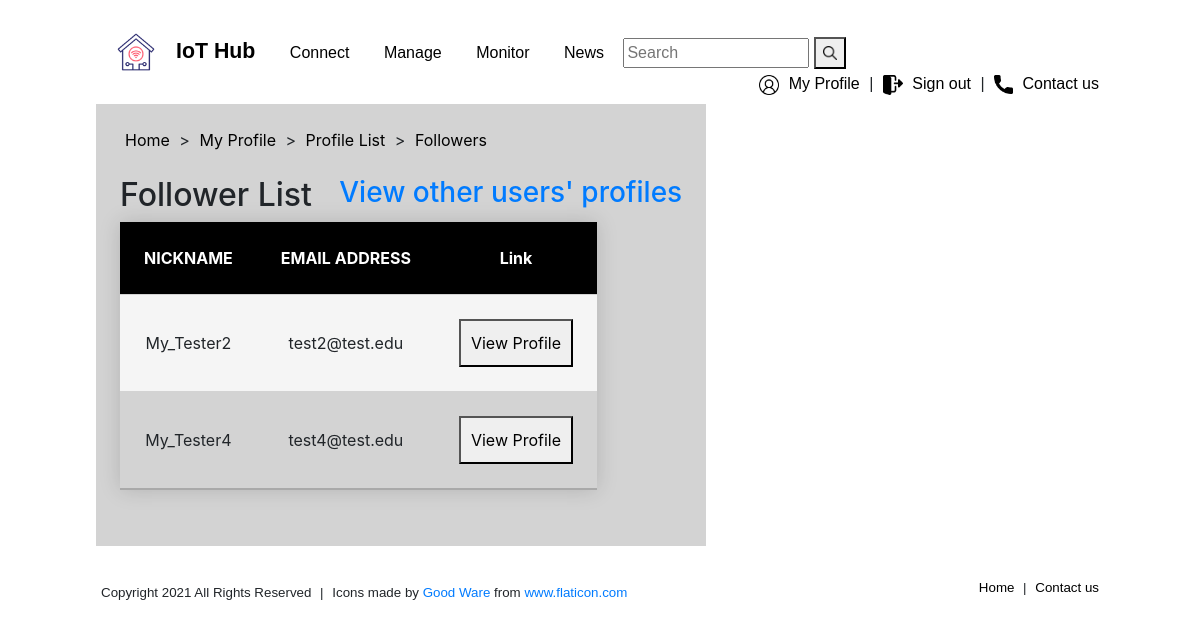
The page /CNIT581-048-project3/9/followerlist/ (signed in) on the database its author committed.
### hubapp/models.py (models this page shows)
class CustomUser(AbstractUser):
    nickname = models.CharField(max_length=100)
    gender_type_choices = (
        ('Male', 'Male'),
        ('Female', 'Female'),
        ('Not to say', 'Not to say')
    )
    gender = models.CharField(max_length=10, choices=gender_type_choices)
    followers = models.ManyToManyField(
        settings.AUTH_USER_MODEL,
        related_name='following',
        blank=True
    )

### hubapp/views.py (the view)
# urls.py: path('<int:user_id>/followerlist/', views.followerlist, name='followerlist'),
def followerlist(request, user_id):
    user = get_object_or_404(get_user_model(), id=user_id)
    follower_list = user.followers.all()
    return render(request, 'hubapp/followerlist.html', {'follower_list': follower_list})

### hubapp/templates/hubapp/followerlist.html
{% extends "hubapp/base.html" %}
{% block header %}
    <a href="{% url 'index' %}">Home</a> >
    <a href="{% url 'myprofile' %}">My Profile</a> >
    <a href="{% url 'profiles' %}">Profile List</a> >
    <a href="">Followers</a>
{% endblock header %}
{% block title %}
<div>
    <h2 style="display: inline-block">
        Follower List
    </h2>
    <h3 style="float:right; vertical-align:middle">
        <a href="{% url 'profiles' %}">View other users' profiles</a>
    </h3>
</div>
{% endblock title %}
{% block content %}
<div>
    <table class="devices-list">
         <thead>
            <tr>
                <th>NICKNAME</th>
                <th>EMAIL ADDRESS</th>
                <th>Link</th>
            </tr>
         </thead>
         <tbody>
        {% for follower in follower_list %}
             <tr>
                 <td>{{ follower.nickname }}</td>
                 <td>{{ follower.email }}</td>
                 <td><button onclick="location.href='{% url 'other_profile' follower.id %}'">View Profile</button></td>
             </tr>
        {% endfor %}
         </tbody>
    </table>
</div>
{% endblock content %}

### hubapp/static/hubapp/style.css (style rules this page uses)
* { box-sizing: border-box; }
body { padding: 2vh 4vw 2vh 4vw; }
#title-container > a { margin: 5px; color: black; }
button { cursor:pointer; padding: 10px; }
h3 { olor: #777777;c }
.devices-list { min-width: 50%; border-collapse: collapse; box-shadow: 0 0 20px rgba(0, 0, 0, 0.15); text-align: center; }
.devices-list thead tr { background-color: black; color: white; }
.devices-list th, td { padding: 3vh; }
.devices-list thead tr, tbody tr { border-bottom: 1px solid lightgray; }
.devices-list tbody tr:nth-of-type(odd) { background-color: #F5F5F5; }
.devices-list tbody tr:last-of-type { border-bottom: 2px solid darkgray; }

### rows shown on the page
CustomUser: nickname "My_Tester2", email "test2@test.edu"
CustomUser: nickname "My_Tester4", email "test4@test.edu"
